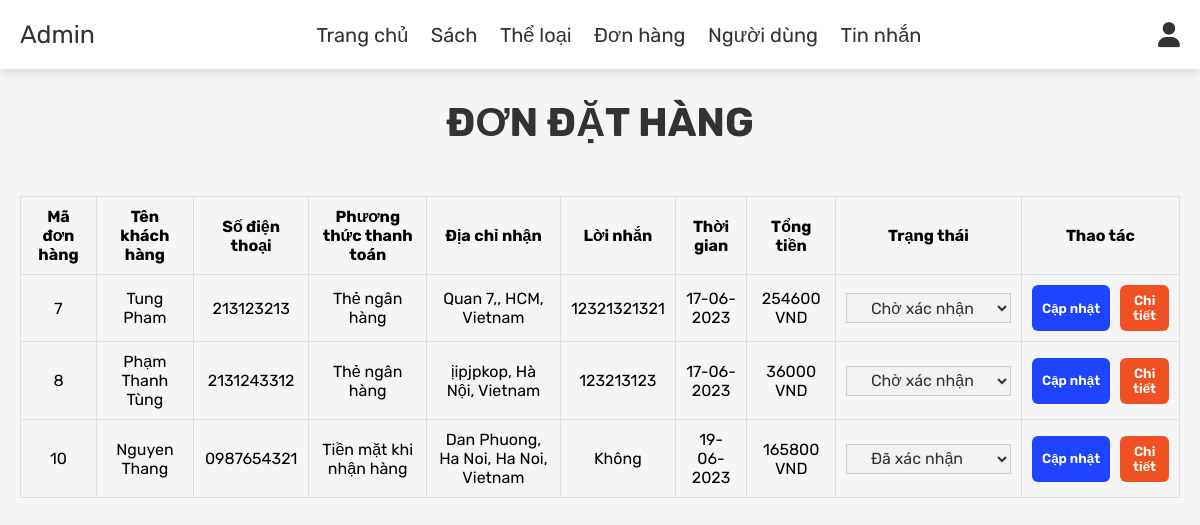
Screenshot of /admin_orders.php (signed in) with the database file from the repository.
### tables this page shows
CREATE TABLE `orders` (
  `id` int(11) NOT NULL,
  `user_id` int(11) NOT NULL,
  `name` varchar(255) NOT NULL,
  `number` varchar(12) NOT NULL,
  `email` varchar(255) NOT NULL,
  `method` varchar(50) NOT NULL,
  `address` varchar(500) NOT NULL,
  `note` varchar(255) NOT NULL,
  `placed_on` varchar(50) NOT NULL,
  `status` varchar(20) NOT NULL
);

### admin_orders.php (the view, shortened to what this page needs)
<?php
include 'config.php';
$status_array = array('Chờ xác nhận', 'Đã xác nhận', 'Đã giao', 'Huỷ');
?>
<!DOCTYPE html>
<html lang="en">
<head>
   <link rel="stylesheet" href="https://cdnjs.cloudflare.com/ajax/libs/font-awesome/6.0.0/css/all.min.css">
   <link rel="stylesheet" href="css/admin_style.css">
   <link rel="stylesheet" href="css/tung.css">
</head>
<body>
   <?php include 'admin_header.php'; ?>
   <section class="orders">
      <h1 class="title">Đơn đặt hàng</h1>
      <table id="table-product" border="1">
         <tr>
            <th>Mã đơn hàng</th>
            <th>Tên khách hàng</th>
            <th>Số điện thoại</th>
            <th>Phương thức thanh toán </th>
            <th>Địa chỉ nhận </th>
            <th>Lời nhắn</th>
            <th>Thời gian</th>
            <th>Tổng tiền</th>
            <th>Trạng thái</th>
            <th>Thao tác</th>
         </tr>
         <?php
         $select_orders = mysqli_query($conn, "SELECT * FROM `orders` WHERE status != 'Chưa thanh toán'") or die('query failed');
         if (mysqli_num_rows($select_orders) > 0) {
            while ($fetch_orders = mysqli_fetch_assoc($select_orders)) {
               $grand_total = 0;
               $idOrder = $fetch_orders['id'];
               $select_cart = mysqli_query(
                  $conn,
                  "SELECT carts.quantity as 'cart_quantity',carts.price as 'product_price'
                     FROM users us
                     JOIN orders od ON us.id = od.user_id
                     JOIN carts ON od.id = carts.order_id
                     WHERE STATUS != 'Chưa Thanh Toán'
                     AND od.id = '$idOrder'"
               ) or die('query failed');
               if (mysqli_num_rows($select_cart) > 0) {
                  while ($fetch_cart = mysqli_fetch_assoc($select_cart)) {
                     $grand_total += $fetch_cart['cart_quantity'] * $fetch_cart['product_price'];
                  }
         ?>
                  <tr>
                     <td><?= $fetch_orders["id"] ?></td>
                     <td><?= $fetch_orders["name"] ?></td>
                     <td><?= $fetch_orders["number"] ?></td>
                     <td><?= $fetch_orders["method"] ?></td>
                     <td><?= $fetch_orders["address"] ?></td>
                     <td><?= $fetch_orders["note"] ?></td>
                     <td><?= $fetch_orders["placed_on"] ?></td>
                     <td><?= $grand_total ?> VND</td>
                     <form action="" method="POST">
                        <td>
                           <select name="update_status" class="box-select">
                              <?php
                              foreach ($status_array as $status) {
                                 $selected = ($status == $fetch_orders['status']) ? 'selected' : '';
                                 echo '<option value="' . $status . '" ' . $selected . '>' . $status . '</option>';
                              }
                              ?>
                           </select>
                        </td>
                        <td>
                           <div class="action-order">
                              <input class="input-order input-order-update" type="submit" name="update" value="Cập nhật" />
                              <button class="input-order input-order-detail" type="button" onclick="location.href='admin_order_detail.php?order_id=<?php echo $fetch_orders['id']; ?>'">Chi tiết</button>
                           </div>
                     </form>
                  </tr>
         <?php
               }
            }
         } else {
            echo '<p class="empty">Không có đơn đặt hàng nào!</p>';
         }
         ?>
      </table>
   </section>
</body>
</html>

### css/admin_style.css (style rules this page uses)
:root { --primary: #f05123; --red: #c0392b; --orange: #f39c12; --black: #333; --white: #fff; --light-color: #666; --light-white: #ccc; --light-bg: #f5f5f5; --border: 0.1rem solid var(--black); --box-shadow: 0 0.5rem 1rem rgba(0, 0, 0, 0.1); }
* { font-family: "Rubik", sans-serif; margin: 0; padding: 0; box-sizing: border-box; outline: none; border: none; text-decoration: none; transition: all 0.2s linear; }
html { font-size: 62.5%; overflow-x: hidden; }
body { background-color: var(--light-bg); }
section { padding: 3rem 2rem; }
.title { text-align: center; margin-bottom: 2rem; text-transform: uppercase; color: var(--black); font-size: 4rem; }
.box-select { background-color: #f2f2f2; color: #333; font-size: 16px; padding: 0 20px; height: 30px; border: 1px solid #ccc; cursor: pointer; }
.input-order { display: inline-block; padding: 8px 10px; font-weight: 600; border-radius: 6px; color: #fff; }
.input-order-detail { background-color: var(--primary); }
.input-order-update { background-color: #1f44ff; }
.action-order { display: flex; gap: 10px; }

### css/tung.css (style rules this page uses)
#table-product { width: 100%; border-collapse: collapse; margin-top: 50px; }
#table-product th, #table-product td { padding: 10px; text-align: center; border: 1px solid #ddd; font-size: 16px; }
#table-product th { background-color: #f5f5f5; }

### rows the page displays
orders: id "7", name "Tung Pham", number "213123213", method "Thẻ ngân hàng", address "Quan 7,, HCM, Vietnam", note "12321321321", placed_on "17-06-2023", grand_total "254600"
orders: id "8", name "Phạm Thanh Tùng", number "2131243312", method "Thẻ ngân hàng", address "ịipjpkop, Hà Nội, Vietnam", note "123213123", placed_on "17-06-2023", grand_total "36000"
orders: id "10", name "Nguyen Thang", number "0987654321", method "Tiền mặt khi nhận hàng", address "Dan Phuong, Ha Noi, Ha Noi, Vietnam", note "Không", placed_on "19-06-2023", grand_total "165800"

### other values shown
form field update_status "Chờ xác nhận"
form field update_status "Đã xác nhận"
